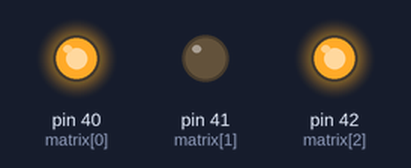
A sketch run on a simulated Arduino Mega 2560, built with avr-gcc and run on an emulated ATmega2560. Shown: output pins drawn as LEDs (lit = HIGH).

Above: at 0.1 s.
Timing chart, 0 to 1.6 s (numbered marks = the images above):
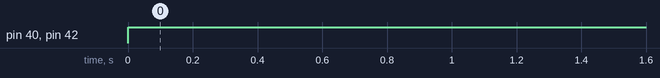

Measured:
- by itself, pin 40 (matrix[0]), pin 42 (matrix[2]): LOW → HIGH at 0.00 s

The sketch:

led_matrix.ino
```cpp
int matrix[9]={
  40,41,42,
  43,44,45,
  46,47,48
};
void setup() {
for(int i=0;i<3;i++){
  for(int j=0;j<3;j++){
    pinMode(matrix[i],OUTPUT);
  }
}
}

void loop() {
  int i;
for(i=0;i<9;i++){


  if(i%2==0){
  digitalWrite(matrix[i],HIGH);
  }


} delay(500);

  digitalWrite(matrix[i],LOW);
}
```
